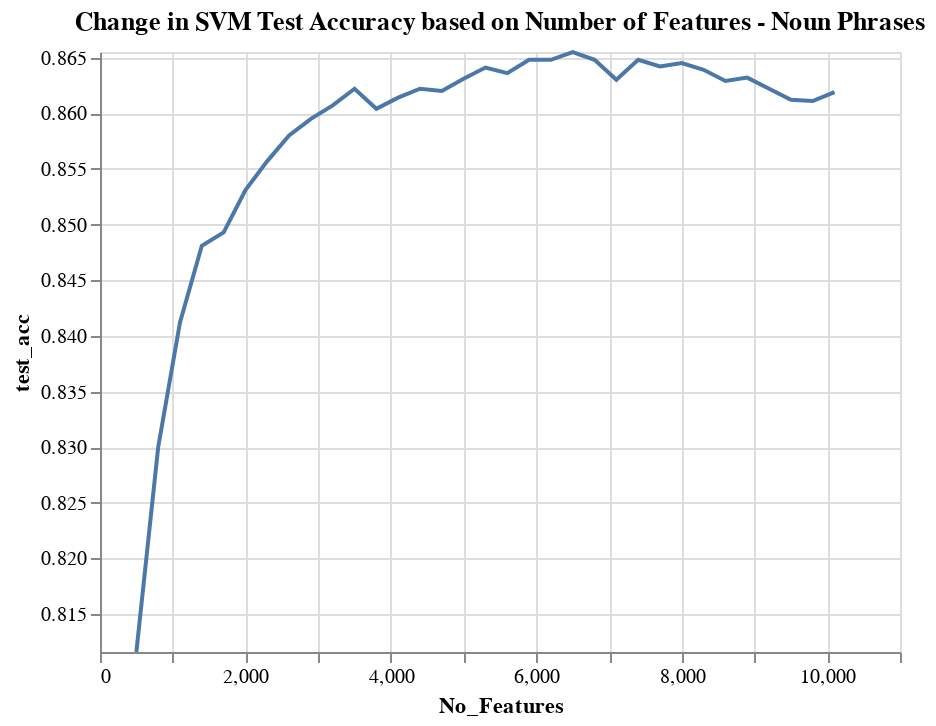

Notebook cell for this chart:
### Code cell
import altair as alt

y_max = df_overall['test_acc'].max()
y_min = df_overall['test_acc'].min()

alt.Chart(df_overall).mark_line().encode(
    alt.Y('test_acc',scale=alt.Scale(domain=(y_min,y_max))),
    x='No_Features'
    
).properties(title="Change in SVM Test Accuracy based on Number of Features - Noun Phrases")

### Figure 1 — Vega-Lite specification as saved in the notebook (floating-point values rounded to 4 significant figures)
{"config": {"view": {"continuousWidth": 400, "continuousHeight": 300}}, "data": {"name": "data-462cfd5a3da3f5691980ef10552650b3"}, "mark": "line", "encoding": {"x": {"type": "quantitative", "field": "No_Features"}, "y": {"type": "quantitative", "field": "test_acc", "scale": {"domain": [0.8116, 0.8655]}}}, "title": "Change in SVM Test Accuracy based on Number of Features - Noun Phrases", "$schema": "https://vega.github.io/schema/vega-lite/v4.8.1.json", "datasets": {"data-462cfd5a3da3f5691980ef10552650b3": [{"No_Features": 500, "Model": "SVM", "Class_Weights": "dr:8 and sx:10", "tfidf_mindf": 25, "tfidf_maxdf": 0.9, "cv_5_mean_acc": 0.8017, "test_acc": 0.8116, "precision": 0.8165, "TPR/Recall": 0.8116, "F1 Score": 0.8131}, {"No_Features": 800, "Model": "SVM", "Class_Weights": "dr:8 and sx:10", "tfidf_mindf": 25, "tfidf_maxdf": 0.9, "cv_5_mean_acc": 0.8239, "test_acc": 0.83, "precision": 0.8329, "TPR/Recall": 0.83, "F1 Score": 0.8308}, {"No_Features": 1100, "Model": "SVM", "Class_Weights": "dr:8 and sx:10", "tfidf_mindf": 25, "tfidf_maxdf": 0.9, "cv_5_mean_acc": 0.8371, "test_acc": 0.8412, "precision": 0.8435, "TPR/Recall": 0.8412, "F1 Score": 0.8418}, {"No_Features": 1400, "Model": "SVM", "Class_Weights": "dr:8 and sx:10", "tfidf_mindf": 25, "tfidf_maxdf": 0.9, "cv_5_mean_acc": 0.8416, "test_acc": 0.8481, "precision": 0.8499, "TPR/Recall": 0.8481, "F1 Score": 0.8486}, {"No_Features": 1700, "Model": "SVM", "Class_Weights": "dr:8 and sx:10", "tfidf_mindf": 25, "tfidf_maxdf": 0.9, "cv_5_mean_acc": 0.8472, "test_acc": 0.8493, "precision": 0.8509, "TPR/Recall": 0.8493, "F1 Score": 0.8497}, {"No_Features": 2000, "Model": "SVM", "Class_Weights": "dr:8 and sx:10", "tfidf_mindf": 25, "tfidf_maxdf": 0.9, "cv_5_mean_acc": 0.85, "test_acc": 0.8531, "precision": 0.8538, "TPR/Recall": 0.8531, "F1 Score": 0.8532}, {"No_Features": 2300, "Model": "SVM", "Class_Weights": "dr:8 and sx:10", "tfidf_mindf": 25, "tfidf_maxdf": 0.9, "cv_5_mean_acc": 0.8522, "test_acc": 0.8557, "precision": 0.8566, "TPR/Recall": 0.8557, "F1 Score": 0.856}, {"No_Features": 2600, "Model": "SVM", "Class_Weights": "dr:8 and sx:10", "tfidf_mindf": 25, "tfidf_maxdf": 0.9, "cv_5_mean_acc": 0.8529, "test_acc": 0.858, "precision": 0.8589, "TPR/Recall": 0.858, "F1 Score": 0.8582}, {"No_Features": 2900, "Model": "SVM", "Class_Weights": "dr:8 and sx:10", "tfidf_mindf": 25, "tfidf_maxdf": 0.9, "cv_5_mean_acc": 0.8537, "test_acc": 0.8595, "precision": 0.8604, "TPR/Recall": 0.8595, "F1 Score": 0.8597}, {"No_Features": 3200, "Model": "SVM", "Class_Weights": "dr:8 and sx:10", "tfidf_mindf": 25, "tfidf_maxdf": 0.9, "cv_5_mean_acc": 0.8537, "test_acc": 0.8607, "precision": 0.8615, "TPR/Recall": 0.8607, "F1 Score": 0.8609}, {"No_Features": 3500, "Model": "SVM", "Class_Weights": "dr:8 and sx:10", "tfidf_mindf": 25, "tfidf_maxdf": 0.9, "cv_5_mean_acc": 0.8539, "test_acc": 0.8622, "precision": 0.8629, "TPR/Recall": 0.8622, "F1 Score": 0.8623}, {"No_Features": 3800, "Model": "SVM", "Class_Weights": "dr:8 and sx:10", "tfidf_mindf": 25, "tfidf_maxdf": 0.9, "cv_5_mean_acc": 0.8547, "test_acc": 0.8604, "precision": 0.8613, "TPR/Recall": 0.8604, "F1 Score": 0.8606}, {"No_Features": 4100, "Model": "SVM", "Class_Weights": "dr:8 and sx:10", "tfidf_mindf": 25, "tfidf_maxdf": 0.9, "cv_5_mean_acc": 0.8544, "test_acc": 0.8614, "precision": 0.8623, "TPR/Recall": 0.8614, "F1 Score": 0.8617}, {"No_Features": 4400, "Model": "SVM", "Class_Weights": "dr:8 and sx:10", "tfidf_mindf": 25, "tfidf_maxdf": 0.9, "cv_5_mean_acc": 0.8544, "test_acc": 0.8622, "precision": 0.8631, "TPR/Recall": 0.8622, "F1 Score": 0.8624}, {"No_Features": 4700, "Model": "SVM", "Class_Weights": "dr:8 and sx:10", "tfidf_mindf": 25, "tfidf_maxdf": 0.9, "cv_5_mean_acc": 0.8559, "test_acc": 0.862, "precision": 0.8625, "TPR/Recall": 0.862, "F1 Score": 0.8622}, {"No_Features": 5000, "Model": "SVM", "Class_Weights": "dr:8 and sx:10", "tfidf_mindf": 25, "tfidf_maxdf": 0.9, "cv_5_mean_acc": 0.8559, "test_acc": 0.8631, "precision": 0.8635, "TPR/Recall": 0.8631, "F1 Score": 0.8632}, {"No_Features": 5300, "Model": "SVM", "Class_Weights": "dr:8 and sx:10", "tfidf_mindf": 25, "tfidf_maxdf": 0.9, "cv_5_mean_acc": 0.8563, "test_acc": 0.8641, "precision": 0.8647, "TPR/Recall": 0.8641, "F1 Score": 0.8642}, {"No_Features": 5600, "Model": "SVM", "Class_Weights": "dr:8 and sx:10", "tfidf_mindf": 25, "tfidf_maxdf": 0.9, "cv_5_mean_acc": 0.857, "test_acc": 0.8636, "precision": 0.8642, "TPR/Recall": 0.8636, "F1 Score": 0.8638}, {"No_Features": 5900, "Model": "SVM", "Class_Weights": "dr:8 and sx:10", "tfidf_mindf": 25, "tfidf_maxdf": 0.9, "cv_5_mean_acc": 0.8571, "test_acc": 0.8648, "precision": 0.8655, "TPR/Recall": 0.8648, "F1 Score": 0.865}, {"No_Features": 6200, "Model": "SVM", "Class_Weights": "dr:8 and sx:10", "tfidf_mindf": 25, "tfidf_maxdf": 0.9, "cv_5_mean_acc": 0.8572, "test_acc": 0.8648, "precision": 0.8655, "TPR/Recall": 0.8648, "F1 Score": 0.8649}, {"No_Features": 6500, "Model": "SVM", "Class_Weights": "dr:8 and sx:10", "tfidf_mindf": 25, "tfidf_maxdf": 0.9, "cv_5_mean_acc": 0.8575, "test_acc": 0.8655, "precision": 0.8663, "TPR/Recall": 0.8655, "F1 Score": 0.8657}, {"No_Features": 6800, "Model": "SVM", "Class_Weights": "dr:8 and sx:10", "tfidf_mindf": 25, "tfidf_maxdf": 0.9, "cv_5_mean_acc": 0.8577, "test_acc": 0.8648, "precision": 0.8654, "TPR/Recall": 0.8648, "F1 Score": 0.8649}, {"No_Features": 7100, "Model": "SVM", "Class_Weights": "dr:8 and sx:10", "tfidf_mindf": 25, "tfidf_maxdf": 0.9, "cv_5_mean_acc": 0.8574, "test_acc": 0.863, "precision": 0.8635, "TPR/Recall": 0.863, "F1 Score": 0.8631}, {"No_Features": 7400, "Model": "SVM", "Class_Weights": "dr:8 and sx:10", "tfidf_mindf": 25, "tfidf_maxdf": 0.9, "cv_5_mean_acc": 0.8574, "test_acc": 0.8648, "precision": 0.8653, "TPR/Recall": 0.8648, "F1 Score": 0.8649}, {"No_Features": 7700, "Model": "SVM", "Class_Weights": "dr:8 and sx:10", "tfidf_mindf": 25, "tfidf_maxdf": 0.9, "cv_5_mean_acc": 0.8584, "test_acc": 0.8642, "precision": 0.8646, "TPR/Recall": 0.8642, "F1 Score": 0.8643}, {"No_Features": 8000, "Model": "SVM", "Class_Weights": "dr:8 and sx:10", "tfidf_mindf": 25, "tfidf_maxdf": 0.9, "cv_5_mean_acc": 0.8574, "test_acc": 0.8645, "precision": 0.8652, "TPR/Recall": 0.8645, "F1 Score": 0.8647}, {"No_Features": 8300, "Model": "SVM", "Class_Weights": "dr:8 and sx:10", "tfidf_mindf": 25, "tfidf_maxdf": 0.9, "cv_5_mean_acc": 0.8569, "test_acc": 0.8639, "precision": 0.8644, "TPR/Recall": 0.8639, "F1 Score": 0.864}, {"No_Features": 8600, "Model": "SVM", "Class_Weights": "dr:8 and sx:10", "tfidf_mindf": 25, "tfidf_maxdf": 0.9, "cv_5_mean_acc": 0.8567, "test_acc": 0.8629, "precision": 0.8634, "TPR/Recall": 0.8629, "F1 Score": 0.863}, {"No_Features": 8900, "Model": "SVM", "Class_Weights": "dr:8 and sx:10", "tfidf_mindf": 25, "tfidf_maxdf": 0.9, "cv_5_mean_acc": 0.8567, "test_acc": 0.8632, "precision": 0.8637, "TPR/Recall": 0.8632, "F1 Score": 0.8633}, {"No_Features": 9200, "Model": "SVM", "Class_Weights": "dr:8 and sx:10", "tfidf_mindf": 25, "tfidf_maxdf": 0.9, "cv_5_mean_acc": 0.857, "test_acc": 0.8622, "precision": 0.8628, "TPR/Recall": 0.8622, "F1 Score": 0.8623}, {"No_Features": 9500, "Model": "SVM", "Class_Weights": "dr:8 and sx:10", "tfidf_mindf": 25, "tfidf_maxdf": 0.9, "cv_5_mean_acc": 0.8566, "test_acc": 0.8612, "precision": 0.8618, "TPR/Recall": 0.8612, "F1 Score": 0.8614}, {"No_Features": 9800, "Model": "SVM", "Class_Weights": "dr:8 and sx:10", "tfidf_mindf": 25, "tfidf_maxdf": 0.9, "cv_5_mean_acc": 0.8556, "test_acc": 0.8611, "precision": 0.8616, "TPR/Recall": 0.8611, "F1 Score": 0.8612}, {"No_Features": 10100, "Model": "SVM", "Class_Weights": "dr:8 and sx:10", "tfidf_mindf": 25, "tfidf_maxdf": 0.9, "cv_5_mean_acc": 0.8556, "test_acc": 0.8619, "precision": 0.8625, "TPR/Recall": 0.8619, "F1 Score": 0.8621}]}}
